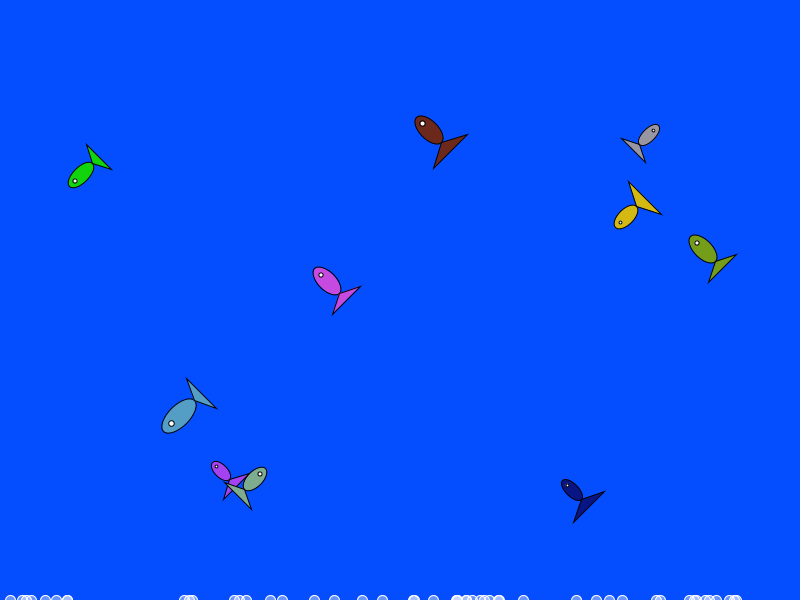
Frame 1 (no input)
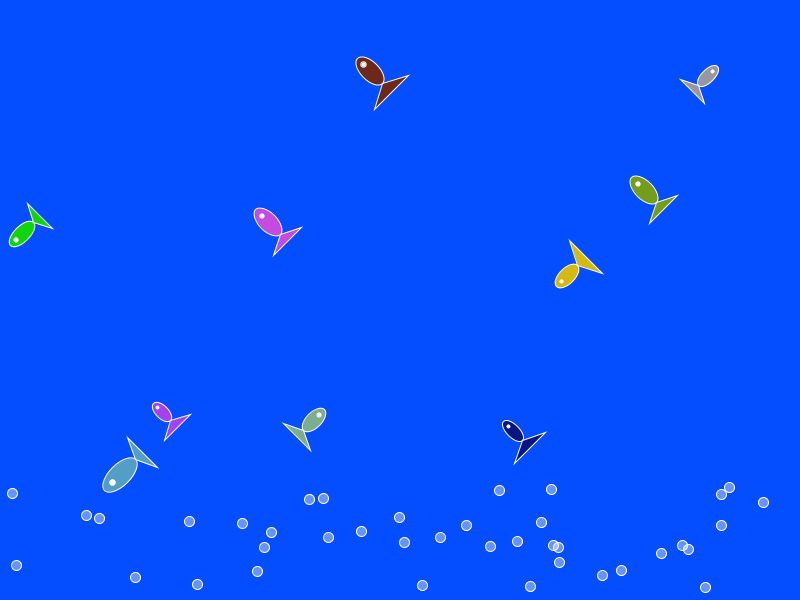
Frame 60 (the mouse pressed at the canvas centre just before this capture)
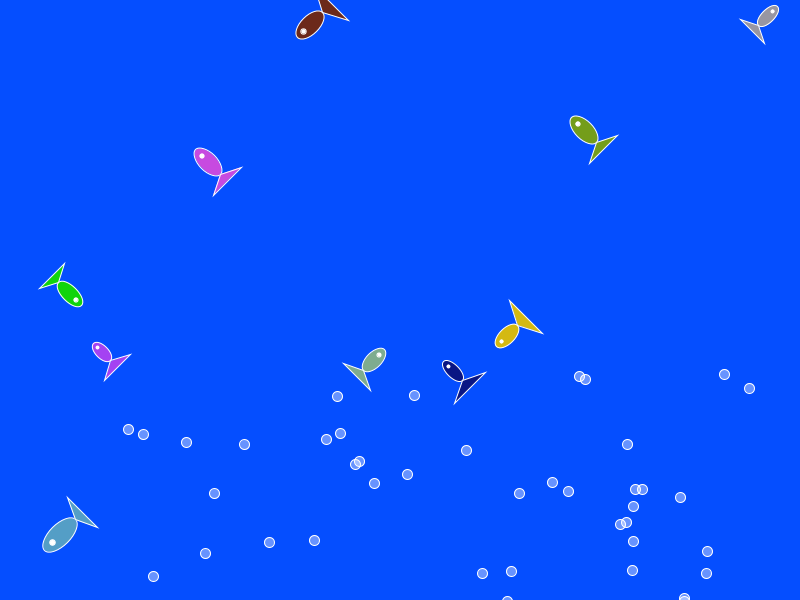
Frame 120 (the mouse held since frame 60 and released just before this capture)

The Processing sketch that drew these frames (run headless with seeded random() and noise(); from frame 60 on, the mouse is pressed at the canvas centre):

// Processing sketch: sketch_250503a
// ── sketch_250503a.pde
Peixe[] p = new Peixe[10];  //<>// //<>//
int inter = 0;
float[] x= new float[50];
float[] y= new float[50];
float[] vx= new float[50];
float[] vy= new float[50];
void setup() {
  size(800, 600);
  background(#054EFF); 
  for (int i = 0; i < 10; i++) {
    p[i] = new Peixe();      
  }
  for(int i=0; i< 50;i++){
    x[i]= random(10, width-10); 
    y[i]= height; 
    vx[i]= random(-1,2);
    vy[i]= random(-1,2);
  }
}
void draw() {
  background(#054EFF);
  for (int i = 0; i < 10; i++) {
    p[i].Desenha(); 
    p[i].Move(inter);
  }
  for (int i = 0; i < 50; i++) {
    desenhabolhinhas(x[i], y[i]); 
    y[i]= y[i]-vy[i];
    x[i]= x[i]+vx[i];
    if(y[i]<0){
     y[i]=height; 
    }
    if(x[i]<10 || x[i]>width-10){
      y[i]=height;
      x[i]= random(10, width-10);
    }
  }
  inter++;
}
void desenhabolhinhas(float x, float y){
  pushMatrix();
  fill(255, 255, 255, 100);
  stroke(255);
  strokeWeight(1);
  circle(x, y, 10);
  popMatrix();
}

// ── Peixe.pde
class Peixe {
  color cor;
  int posx, posy;
  int velocidadex, velocidadey;
  float tamanhoeli;
  float tamanhotri;

  Peixe() {
    cor = color(random(255), random(255), random(255));
    posx = (int)random(60,width-60);   
    posy = (int)random(60,height-60);
    velocidadex = (int)random(-2, 2);   
    velocidadey = (int)random(-2, 2);
    while (velocidadex == 0 || velocidadey == 0) {
      velocidadex = (int)random(-2, 2);   
      velocidadey = (int)random(-2, 2);
    }
    tamanhoeli = random(25, 50);
    tamanhotri = random(15, 25);
  }

  void Desenha() {
    fill(cor);
    pushMatrix(); 
    translate(posx, posy);
    float a = atan2(velocidadey, velocidadex);
    rotate(a);
    ellipse(0, 0, tamanhoeli, tamanhoeli/2); 
    triangle(-tamanhoeli/2, 0, -tamanhoeli/2 - tamanhotri/2, tamanhotri, -tamanhoeli/2 - tamanhotri/2, -tamanhotri);
    fill(255);
    ellipse(tamanhoeli/4, 0, tamanhoeli/8, tamanhoeli/8);
    popMatrix();
  }

  void Move(int inter) {
    posx = posx + velocidadex;
    posy = posy + velocidadey;
    
    if (posx + tamanhoeli/2 > width || posx - tamanhoeli/2 < 0) {
      velocidadex = -velocidadex;
    }
    
    if (posy + tamanhoeli/2 > height || posy - tamanhoeli/2 < 0) {
      velocidadey = -velocidadey;
    }
    
    if (inter == 600) {
      while (velocidadex == 0 || velocidadey == 0) {
      velocidadex = (int)random(-2, 2);   
      velocidadey = (int)random(-2, 2);
    }
    }
  }
}
